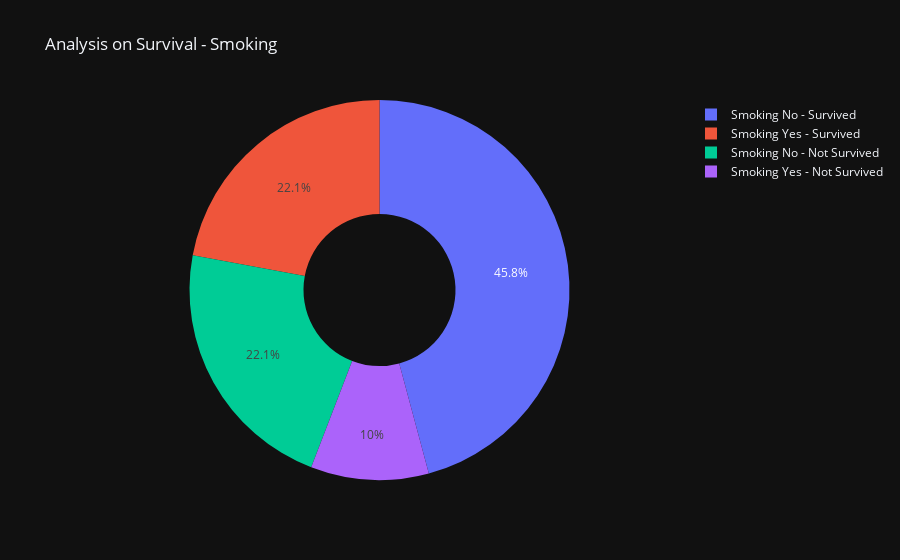

Here is the notebook cell this chart was saved with:
### Code cell
plot_pie_chart(dataframe, 'smoking')

### Figure 1 — Plotly figure (JSON) as saved in the notebook; plotly's stock layout.template omitted (floating-point values rounded to 4 significant figures)
{"data": [{"hole": 0.4, "labels": ["Smoking Yes - Survived", "Smoking Yes - Not Survived", "Smoking No - Survived", "Smoking No - Not Survived"], "values": [66, 30, 137, 66], "type": "pie"}], "layout": {"title": {"text": "Analysis on Survival - Smoking"}}}
